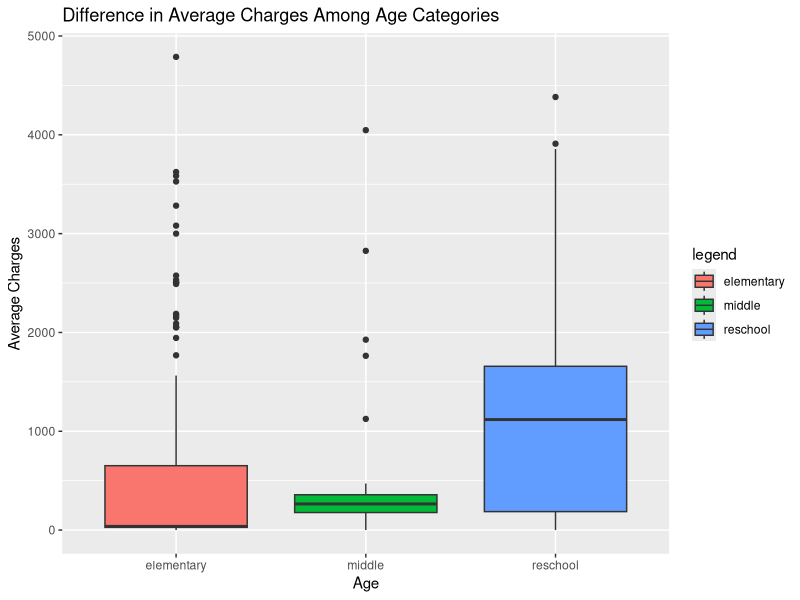
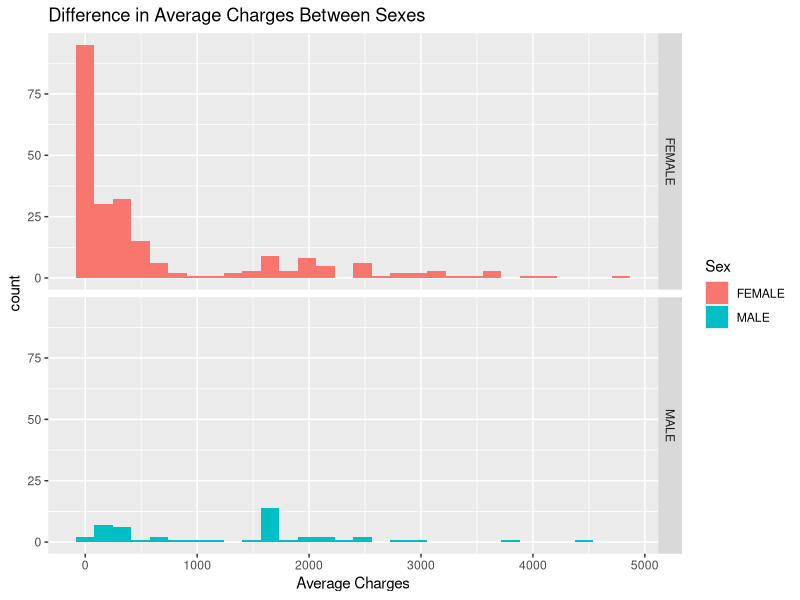

Write R code to recreate these figures, in order.
## ---- chunk 1
#initiate all R packages used in analyses
library(dplyr)
library(ggplot2)
library(readxl)

#set working library to read in two data files
setwd("/Users/alexcreighton/Desktop/UVM/STAT201")
Test2_gc_payment<-read.csv("Test2_gc_payment.csv")
Test2_gc<-read_excel("Test2_gc.xls")
#notice the files are different types - .csv and .xls

#combine two data files into one data frame "genetic"
genetic<-data.frame(Test2_gc,Test2_gc_payment)
## ---- chunk 2
#change values of variable "ResState" so that they are "VT", "NY", "NH", 
#"Other", instead of "VT resident", and so on
#change the same value within the data frame "genetic", so the variables 
#in and out of the brackets are the same
#the new "values" of the variable are set using arrows
genetic$ResState[genetic$ResState=="VT resident"]<-"VT"
genetic$ResState[genetic$ResState=="NY resident"]<-"NY"
genetic$ResState[genetic$ResState=="NH resident"]<-"NH"

#change variable "Charges" so that values that are negative or greater 
#than 5000 are missing
genetic$Charges[genetic$Charges<0]<-NA
genetic$Charges[genetic$Charges>5000]<-NA

#create new variable "agecat" that organizes ages (from variable "age") 
#into 3 groups: "reschool", "elementary", "middle"
#create a new variable within the data frame, so set the new variable
#outside and reference the variable we are taking information from 
#within the brackets
genetic$agecat[genetic$age<5]<-"reschool"
genetic$agecat[genetic$age>=5 & genetic$age<=10]<-"elementary"
genetic$agecat[genetic$age>10]<-"middle"

#format variable "VisitDate" so it is stored as Date type
#use the as.Date() function to change the value of the variable 
#to Date type
genetic$VisitDate<-as.Date(genetic$VisitDate)
## ---- chunk 3
#calculate and display average charges for each level of condition 
#diagnosis (ccsdx), in descending order of average charge
avgcharge<-genetic %>% #set avgcharge using the genetic data
  group_by(ccsdx) %>% #group the desired list by ccsdx
  summarise(avgCharge=mean(Charges,na.rm=TRUE)) %>% #calculate the average charges and 
  #summarise the results
  arrange(-avgCharge) #arrange the list in descending order of avgCharge
head(avgcharge,10) #use the head() function to list desired values from
#avgcharge, setting the list limit as 10

#calculate count of diagnoses and list each diagnosis, number of
#observations with that diagnosis, and average charges for that 
#diagnosis, in descending order of number of diagnoses
topdiag<-genetic %>% #set topdiag using the genetic data
  group_by(ccsdx) %>%
  summarise(num=n(), #set num as the number of observations for each diagnosis
            avgCharge=mean(Charges,na.rm=TRUE)) %>%
  arrange(-num) #arrange the list in descending order of num
head(topdiag,10) #list the desired values from topdiag, limit 10
## ---- chunk 4
#run an analysis of variance test (one way ANOVA) and use the summary()
#function in order to find the p-value and determine whether it is
#significant
#as we are seeing how age categories are a factor of average charges,
#we write Charges~agecat
summary(aov(genetic$Charges~genetic$agecat))
#p-value = 1.78e-06 - signficant

genetic %>% 
  ggplot(aes(x=agecat,y=Charges,fill=agecat)) + #use ggplot to graph the
  #values, setting the x and y values and using fill to produce colors 
  #based on the variable agecat
  geom_boxplot() + #use geom_boxplot to produce side by side boxplots 
  #of the data
  labs(title = "Difference in Average Charges Among Age Categories",
       x="Age",
       y="Average Charges",
       fill="legend") #label the graph, allowing the legend to display 
#the age categories clearly
## ---- chunk 5
#run a t-test in order to find the p-value and determine whether it is
#significant
#as we are seeing how sex is a factor of average charges, we write
#Charges~Sex
t.test(genetic$Charges~genetic$Sex)
#p-value = 0.000106 - significant

genetic %>% 
  ggplot(aes(x=Charges,fill=Sex)) + 
  geom_histogram() + #geom_histogram produces a histogram of the data
  facet_grid(Sex~.) + #facet_grid produces side by side histograms of each
  #facet of the desired variable
  labs(title = "Difference in Average Charges Between Sexes",
       x="Average Charges",
       fill="Sex")
## ---- chunk 6
bs<-function(x,r) { #x is the vector and r is the number of reps
  mean_vec=length(x) #set the mean_vec vector to be the same length as x
  for (i in 1:r) { #set the for loop to repeat for the number of repetitions
    #r that are provided
    sample<-sample(x,replace=TRUE) #get a sample the same size as the
    #vector, selecting from the vector
    mean_vec[i]<-mean(sample,na.rm=TRUE) #fill the mean_vec vector with the
    #mean of the sample vector
  }
  ll<-round(quantile(mean_vec,0.10),3) 
  ul<-round(quantile(mean_vec,0.90),3)
  paste("80% bootstrap confidence interval:", ll, "to", ul)
}
bs(genetic$Charges,500)
#"80% bootstrap confidence interval: 705.777 to 863.852*"

#*each bootstrap run will produce a different outcome

t.test(genetic$Charges,conf.level=0.8)
#80 percent confidence interval: 701.9185 to 860.0583
